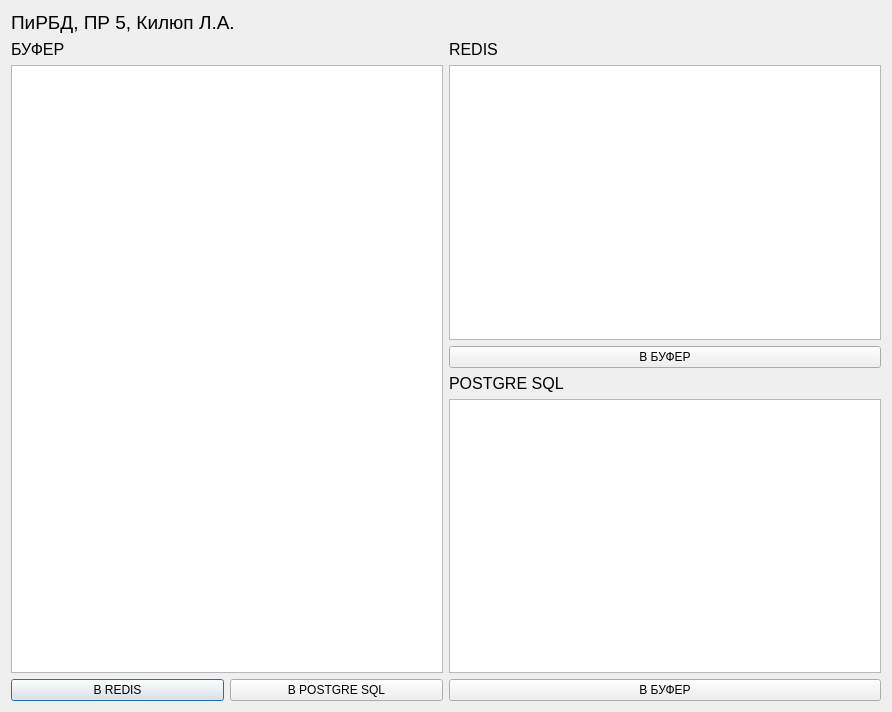
<?xml version="1.0" encoding="UTF-8"?>
<ui version="4.0">
 <class>Dialog</class>
 <widget class="QDialog" name="Dialog">
  <property name="geometry">
   <rect>
    <x>0</x>
    <y>0</y>
    <width>892</width>
    <height>712</height>
   </rect>
  </property>
  <property name="windowTitle">
   <string>Dialog</string>
  </property>
  <layout class="QVBoxLayout" name="verticalLayout_5">
   <item>
    <widget class="QLabel" name="label_4">
     <property name="font">
      <font>
       <pointsize>14</pointsize>
      </font>
     </property>
     <property name="text">
      <string>ПиРБД, ПР 5, Килюп Л.А.</string>
     </property>
    </widget>
   </item>
   <item>
    <layout class="QHBoxLayout" name="horizontalLayout_2">
     <item>
      <layout class="QVBoxLayout" name="verticalLayout_2">
       <item>
        <widget class="QLabel" name="label_2">
         <property name="font">
          <font>
           <pointsize>12</pointsize>
          </font>
         </property>
         <property name="text">
          <string>БУФЕР</string>
         </property>
        </widget>
       </item>
       <item>
        <widget class="QPlainTextEdit" name="plain_buffer">
         <property name="font">
          <font>
           <pointsize>10</pointsize>
          </font>
         </property>
        </widget>
       </item>
       <item>
        <layout class="QHBoxLayout" name="horizontalLayout">
         <item>
          <widget class="QPushButton" name="button_to_redis">
           <property name="text">
            <string>В REDIS</string>
           </property>
          </widget>
         </item>
         <item>
          <widget class="QPushButton" name="button_to_postgre">
           <property name="text">
            <string>В POSTGRE SQL</string>
           </property>
          </widget>
         </item>
        </layout>
       </item>
      </layout>
     </item>
     <item>
      <layout class="QVBoxLayout" name="verticalLayout_4">
       <item>
        <layout class="QVBoxLayout" name="verticalLayout">
         <item>
          <widget class="QLabel" name="label">
           <property name="font">
            <font>
             <pointsize>12</pointsize>
            </font>
           </property>
           <property name="text">
            <string>REDIS</string>
           </property>
          </widget>
         </item>
         <item>
          <widget class="QPlainTextEdit" name="plain_redis">
           <property name="enabled">
            <bool>true</bool>
           </property>
           <property name="font">
            <font>
             <pointsize>10</pointsize>
            </font>
           </property>
          </widget>
         </item>
         <item>
          <widget class="QPushButton" name="button_redis">
           <property name="text">
            <string>В БУФЕР</string>
           </property>
          </widget>
         </item>
        </layout>
       </item>
       <item>
        <layout class="QVBoxLayout" name="verticalLayout_3">
         <item>
          <widget class="QLabel" name="label_3">
           <property name="font">
            <font>
             <pointsize>12</pointsize>
            </font>
           </property>
           <property name="text">
            <string>POSTGRE SQL</string>
           </property>
          </widget>
         </item>
         <item>
          <widget class="QPlainTextEdit" name="plain_postgre">
           <property name="enabled">
            <bool>true</bool>
           </property>
           <property name="font">
            <font>
             <pointsize>10</pointsize>
            </font>
           </property>
          </widget>
         </item>
         <item>
          <widget class="QPushButton" name="button_postgre">
           <property name="text">
            <string>В БУФЕР</string>
           </property>
          </widget>
         </item>
        </layout>
       </item>
      </layout>
     </item>
    </layout>
   </item>
  </layout>
 </widget>
 <resources/>
 <connections/>
</ui>
